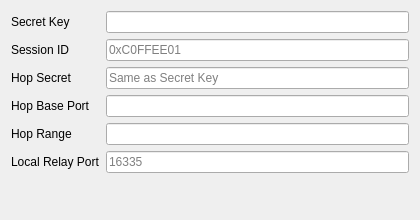
<?xml version="1.0" encoding="UTF-8"?>
<ui version="4.0">
 <class>EditHydra</class>
 <widget class="QWidget" name="EditHydra">
  <property name="geometry">
   <rect>
    <x>0</x>
    <y>0</y>
    <width>420</width>
    <height>220</height>
   </rect>
  </property>
  <property name="windowTitle">
   <string>Form</string>
  </property>
  <layout class="QFormLayout" name="formLayout">
   <item row="0" column="0">
    <widget class="QLabel" name="label">
     <property name="text">
      <string>Secret Key</string>
     </property>
    </widget>
   </item>
   <item row="0" column="1">
    <widget class="QLineEdit" name="secret_key">
     <property name="echoMode">
      <enum>QLineEdit::EchoMode::Password</enum>
     </property>
    </widget>
   </item>
   <item row="1" column="0">
    <widget class="QLabel" name="label_2">
     <property name="text">
      <string>Session ID</string>
     </property>
    </widget>
   </item>
   <item row="1" column="1">
    <widget class="QLineEdit" name="session_id">
     <property name="placeholderText">
      <string notr="true">0xC0FFEE01</string>
     </property>
    </widget>
   </item>
   <item row="2" column="0">
    <widget class="QLabel" name="label_3">
     <property name="text">
      <string>Hop Secret</string>
     </property>
    </widget>
   </item>
   <item row="2" column="1">
    <widget class="QLineEdit" name="hop_secret">
     <property name="placeholderText">
      <string>Same as Secret Key</string>
     </property>
    </widget>
   </item>
   <item row="3" column="0">
    <widget class="QLabel" name="label_4">
     <property name="text">
      <string>Hop Base Port</string>
     </property>
    </widget>
   </item>
   <item row="3" column="1">
    <widget class="QLineEdit" name="hop_base"/>
   </item>
   <item row="4" column="0">
    <widget class="QLabel" name="label_5">
     <property name="text">
      <string>Hop Range</string>
     </property>
    </widget>
   </item>
   <item row="4" column="1">
    <widget class="QLineEdit" name="hop_range"/>
   </item>
   <item row="5" column="0">
    <widget class="QLabel" name="label_6">
     <property name="text">
      <string>Local Relay Port</string>
     </property>
    </widget>
   </item>
   <item row="5" column="1">
    <widget class="QLineEdit" name="local_relay_port">
     <property name="placeholderText">
      <string notr="true">16335</string>
     </property>
    </widget>
   </item>
  </layout>
 </widget>
 <resources/>
 <connections/>
</ui>
